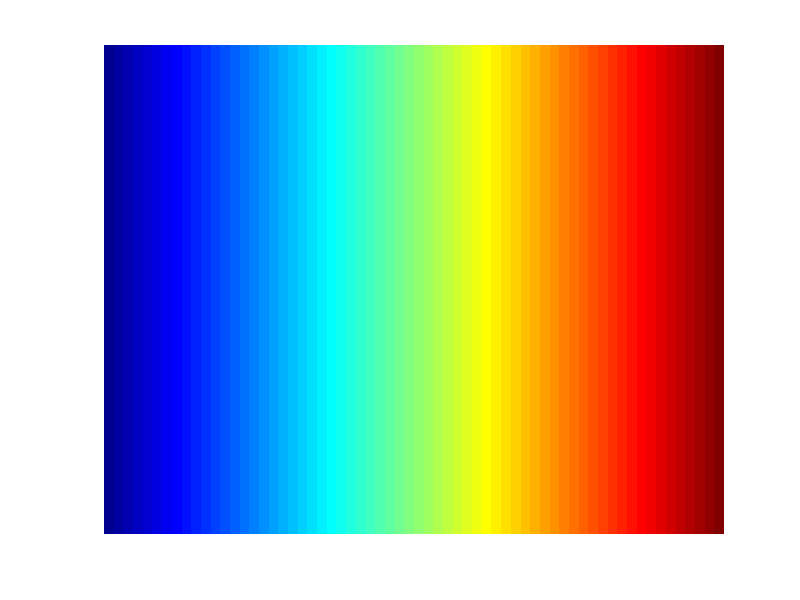

MATLAB code to generate this figure:
function CBIG_MMLDA_generate_JetColormap
% This function will generate a txt file and a png image for Jet colormap.
%
% The JetColormap.txt file is used as input of freeview. For more info, please 
% refer to freeview or CBIG_MMLDA_view_vol_slice_with_underlay.m for example use.
% The JetColorbar.png image is a colorbar for the Jet colormap.
%
% Written by Nanbo Sun and CBIG under MIT license: https://github.com/ThomasYeoLab/CBIG/blob/master/LICENSE.md

% create R G B for color table
no_bins = 64;
RGB = colormap(jet(no_bins));
RGB = ceil(RGB*255);

% write color table
fileID = fopen('./JetColormap.txt', 'w');
fprintf(fileID, '#No. LabelName     R    G    B    A\n');
for idx = 1:no_bins
    fprintf(fileID, '%3d      lv%d      %3d  %3d  %3d    0\n', idx, idx, RGB(idx, 1), RGB(idx, 2), RGB(idx, 3));
end
fclose(fileID);

% generate color bar
C = reshape(RGB, [1, size(RGB)]);
C = uint8(C);
image(C);
axis off
set(gcf, 'Color', 'None');
saveas(gcf, 'JetColorbar', 'png');